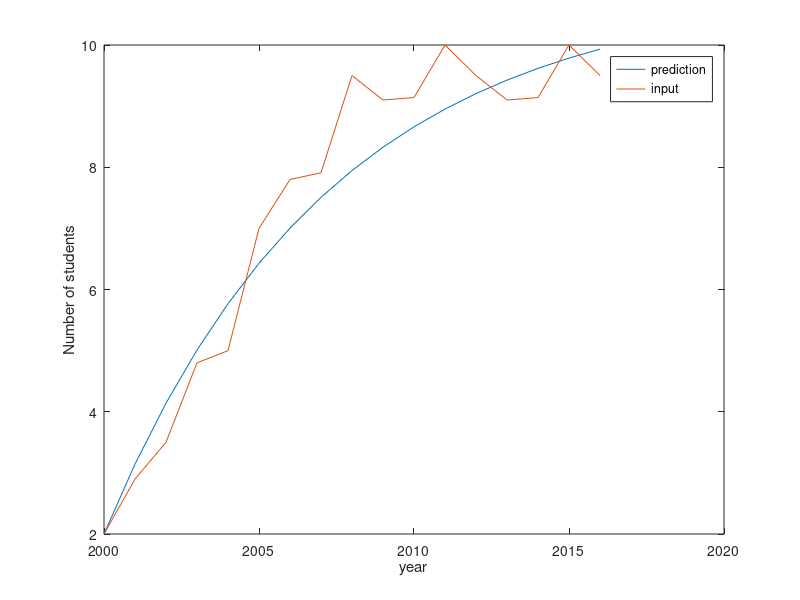

MATLAB code to generate this figure:
% Implementation of Verhlst model
% Clear all the data in the workspace
clear all;

% Input to the model

% Input Sequence from the refernce paper
% What ever we sequence we want to predict assume it as AGO Sequence
% This is because the prediction formula given in the paper is for 
% AGO sequence 

year= 2000:2016;
%n_students = [269,291,355,498,596,722,784,791,905,910,914,1000,950,910,914,1000,950];
n_students = [2,2.9,3.5,4.8,5,7,7.8,7.91,9.5,9.10,9.14,10.00,9.50,9.10,9.14,10.00,9.50];



% Finding Actual Sequence
% Finding input sequence to generate above AGO sequence
n_students_prev(1)=n_students(1); 

for i=1:length(year)-1
  n_students_prev(i+1) =  n_students(i+1) - n_students(i);
endfor

% 2. Find the Mean generated sequence Z of 

z=zeros(1,length(year)-1);

for i=2:length(year)
  z(i-1)= (n_students(i)+n_students(i-1))/2;
endfor

B=zeros(length(year)-1,2)

for i=1:length(year)-1
  B(i,1) = -z(i);
  B(i,2) = 1;
endfor

Y=n_students_prev(2:length(year))';

ab=((B'*B)^-1)*B'*Y;


for t=0:length(year)-1
  
  prediction(t+1)= (n_students(1)-(ab(2)/ab(1)))*exp(-ab(1)*t)+(ab(2)/ab(1));

endfor

figure(2)
plot(year,prediction,year,n_students);
xlabel('year');
ylabel('Number of students');
legend('prediction','input')


%Verifying AGO
ago=0;
for i=1:length(year)
  ago =  ago + (n_students_prev(i));
  n_students_ago(i)= ago;
endfor

%Verifying AGO
ago=0;
for i=1:length(year)
  x_axis(i) =  log(prediction(i));
endfor

